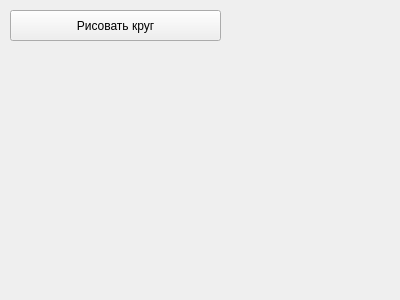
<?xml version="1.0" encoding="UTF-8"?>
<ui version="4.0">
 <class>Form</class>
 <widget class="QWidget" name="Form">
  <property name="geometry">
   <rect>
    <x>0</x>
    <y>0</y>
    <width>400</width>
    <height>300</height>
   </rect>
  </property>
  <property name="windowTitle">
   <string>Form</string>
  </property>
  <widget class="QPushButton" name="pushButton">
   <property name="geometry">
    <rect>
     <x>10</x>
     <y>10</y>
     <width>211</width>
     <height>31</height>
    </rect>
   </property>
   <property name="text">
    <string>Рисовать круг</string>
   </property>
  </widget>
 </widget>
 <resources/>
 <connections/>
</ui>
